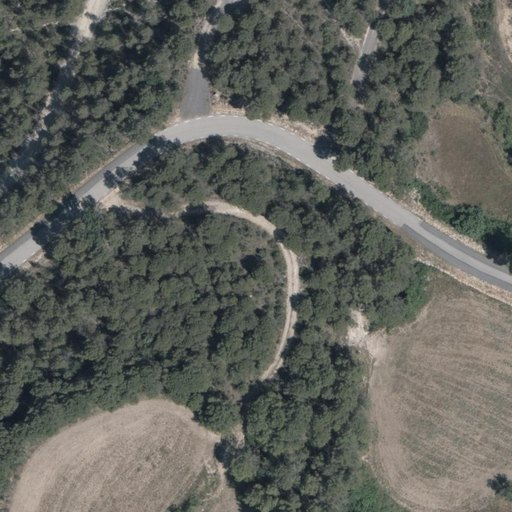
#> input picture data/t/ortho/2/0_0.jpg, 512 x 512 px, found by its file name
$ python make_ortho15.py ../data/t/ortho/1/0_11.jpg ../data/t/ortho/1/0_7.jpg
#> lines starting #> are read from the running program, lines starting #| are printed output that depends on the picture
# Build the viewer's orthophoto tiles from the ICGC 15 cm LiDAR-flight orthophoto chunks (128 m each, 0.15 m/px).
# usage: make_ortho15.py REPO CHUNK_DIR     -> data/t/ortho/{1,2,3}/{cx}_{cy}.jpg and data/t/ortho_overview.jpg
import os, sys
from PIL import Image
REPO, SRC = sys.argv[1], sys.argv[2]
W, H, CH = 3000, 2000, 128
levels = {1: (2, 86), 2: (4, 86), 3: (8, 84)}          # level: (pixels per metre, JPEG quality)
for L in levels: os.makedirs(f"{REPO}/data/t/ortho/{L}", exist_ok=True)
ov = Image.new("RGB", (W // 2, H // 2))
#> ov: PIL image 1500x1000 RGB; every value is 0
for cy in range(16):
    for cx in range(24):
        w, h = min(CH, W - cx * CH), min(CH, H - cy * CH)
        im = Image.open(f"{SRC}/{cx}_{cy}.jpg").convert("RGB")
#> im is the input picture: PIL image 512x512 RGB; mean R, G, B 95.7, 97.6, 91.6
        for L, (ppm, q) in levels.items():
            im.resize((w * ppm, h * ppm), Image.LANCZOS).save(f"{REPO}/data/t/ortho/{L}/{cx}_{cy}.jpg", quality=q, optimize=True, subsampling=0 if L == 3 else 2)
        ov.paste(im.resize((w // 2, h // 2), Image.LANCZOS), (cx * CH // 2, cy * CH // 2))
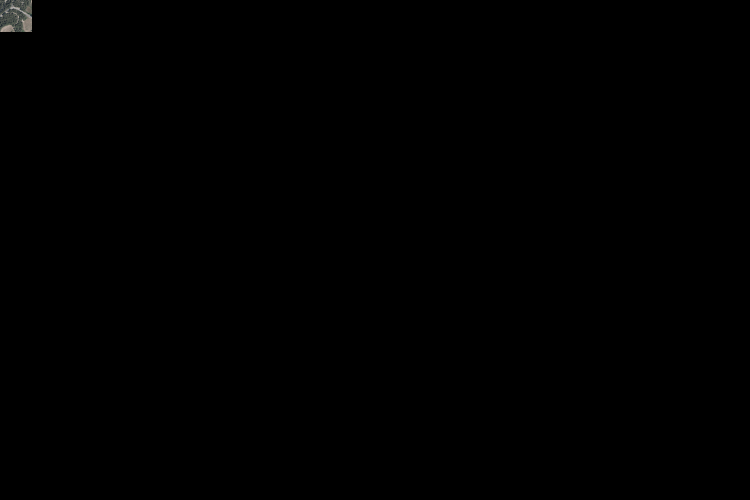
#> ov: PIL image 1500x1000 RGB (shown at 1/2 size); mean R, G, B 0.3, 0.3, 0.3
#> (the run stopped early here; a loop or call above may not have finished)
